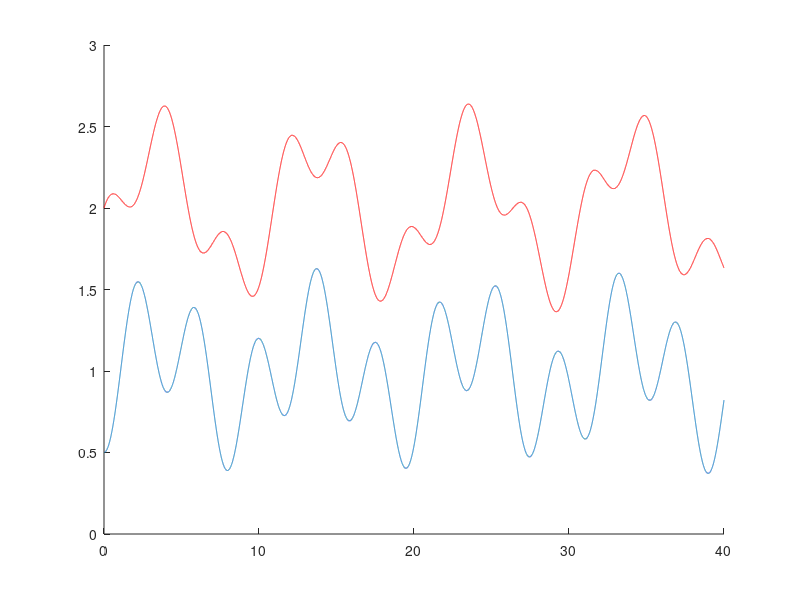

MATLAB code to generate this figure:
%%Set Initial Positions and Velocities

x = [.5 2];
v = [0 .3];

%System Parameters
x0 = [1 2]; %resting positions
k  = [1 1]; %spring constants
m  = [1 1];
damping = [0 0];
dt = .001;
tFinal = 40;

X = double(zeros(2,ceil(tFinal/dt + 1)));
V = double(zeros(2,ceil(tFinal/dt + 1)));
t = 0:dt:tFinal;

%Solve Difference Equations
counter = 1;
for i = 0:dt:tFinal
    X(:,counter) = x;
    V(:,counter) = v;
    counter = counter + 1;
    
    a(1) = -k(1)/m(1)*(x(1) - x0(1)) ...
           +k(2)/m(1)*((x(2) - x(1)) - (x0(2) - x0(1)));
    a(2) = -k(2)/m(2)*((x(2) - x(1)) - (x0(2) - x0(1)));
    a = a - damping.*v;
    
    v = v + a*dt;
    x = x + v*dt;
end

%Plot results
hold on
axis([0 tFinal 0 3]);
plot(t,X(1,:));
plot(t,X(2,:),'r');
hold off